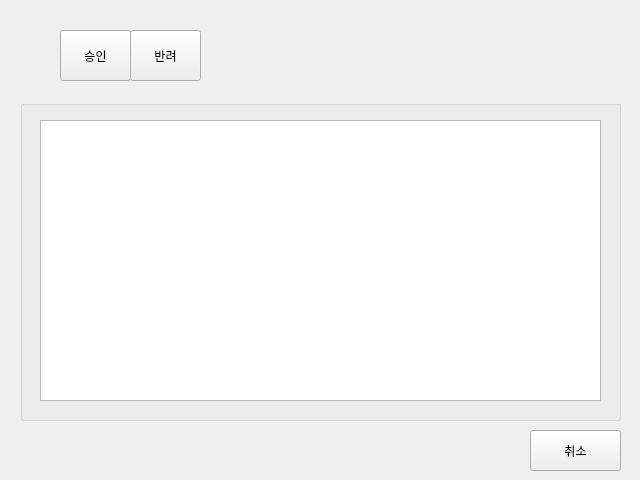
<?xml version="1.0" encoding="UTF-8"?>
<ui version="4.0">
 <class>Form</class>
 <widget class="QWidget" name="Form">
  <property name="geometry">
   <rect>
    <x>0</x>
    <y>0</y>
    <width>640</width>
    <height>480</height>
   </rect>
  </property>
  <property name="minimumSize">
   <size>
    <width>640</width>
    <height>480</height>
   </size>
  </property>
  <property name="maximumSize">
   <size>
    <width>640</width>
    <height>480</height>
   </size>
  </property>
  <property name="font">
   <font>
    <family>Helvetica</family>
   </font>
  </property>
  <property name="windowTitle">
   <string>CBNU Grading Management System</string>
  </property>
  <widget class="QTableView" name="tableView">
   <property name="geometry">
    <rect>
     <x>40</x>
     <y>120</y>
     <width>561</width>
     <height>281</height>
    </rect>
   </property>
  </widget>
  <widget class="QGroupBox" name="groupBox">
   <property name="geometry">
    <rect>
     <x>20</x>
     <y>100</y>
     <width>601</width>
     <height>321</height>
    </rect>
   </property>
   <property name="title">
    <string/>
   </property>
  </widget>
  <widget class="QPushButton" name="pushButton_input_2">
   <property name="geometry">
    <rect>
     <x>530</x>
     <y>430</y>
     <width>91</width>
     <height>41</height>
    </rect>
   </property>
   <property name="text">
    <string>취소</string>
   </property>
  </widget>
  <widget class="QPushButton" name="pushButton_deny">
   <property name="geometry">
    <rect>
     <x>130</x>
     <y>30</y>
     <width>71</width>
     <height>51</height>
    </rect>
   </property>
   <property name="text">
    <string>반려</string>
   </property>
  </widget>
  <widget class="QPushButton" name="pushButton_allow">
   <property name="geometry">
    <rect>
     <x>60</x>
     <y>30</y>
     <width>71</width>
     <height>51</height>
    </rect>
   </property>
   <property name="text">
    <string>승인</string>
   </property>
  </widget>
  <zorder>groupBox</zorder>
  <zorder>tableView</zorder>
  <zorder>pushButton_input_2</zorder>
  <zorder>pushButton_deny</zorder>
  <zorder>pushButton_allow</zorder>
 </widget>
 <resources/>
 <connections/>
</ui>
